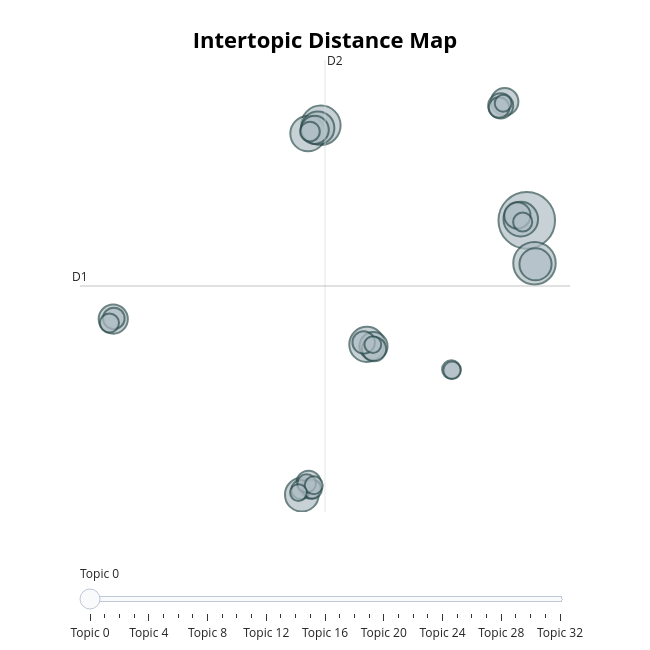

Notebook source saved alongside this figure:
### Code cell
# Visualising the topics for the english model

english_topic_model.visualize_topics()

### Figure 1 — Plotly figure (JSON) as saved in the notebook; plotly's stock layout.template omitted (floating-point values rounded to 4 significant figures)
{"data": [{"customdata": [[0, "rooms | bedrooms | bedroom | room | livingroom", 158], [1, "age | older | thirteen | old | younger", 89], [2, "asking | ask | questions | asked | okay", 77], [3, "yes | no | not |  | ", 62], [4, "weekend | weekends | friday | saturday | sunday", 61], [5, "family | sisters | brothers | sister | cousins", 59], [6, "spanish | language | languages | catalan | speak", 56], [7, "did | no | okay | understand | do", 54], [8, "thirty | twenty | fifteen | twentyfive | five", 51], [9, "school | teachers | do | about | okay", 42], [10, "okay | fine | good | well | now", 39], [11, "doing | hobbies | hours | hobby | lexpressi", 39], [12, "leaving | ten | afternoon | school | eleven", 37], [13, "with | parents | mother | and | dad", 34], [14, "morning | arrive | early | arrived | today", 31], [15, "school | finish | doing | going | lunch", 29], [16, "uhhuh | village | away | place | where", 29], [17, "football | play | sports | playing | sport", 25], [18, "tagrada | xador | tagged | tagraden | parcdelescorxador", 23], [19, "afternoon | time | today | morning | tuesday", 21], [20, "yeah | yes |  |  | ", 19], [21, "catalan | barcelona | spain | spanish | madrid", 19], [22, "english | in | word | court | parents", 18], [23, "academia | scholarship | university | phd | studying", 18], [24, "street | barcelona | where | bilbao | outside", 18], [25, "house | home | people | many | three", 18], [26, "where | live | you | in | do", 17], [27, "went | bus | walking | go | walk", 17], [28, "casa | dinar | lunch | home | house", 16], [29, "home | house | where | at | doing", 15], [30, "morning | lunch | breakfast | arrive | school", 14], [31, "television | tv | watching | cinema | studying", 14], [32, "teacher | classroom | teach | english | speak", 14]], "hovertemplate": "<b>Topic %{customdata[0]}</b><br>%{customdata[1]}<br>Size: %{customdata[2]}", "legendgroup": "", "marker": {"color": "#B0BEC5", "line": {"color": "DarkSlateGrey", "width": 2}, "size": [158, 89, 77, 62, 61, 59, 56, 54, 51, 42, 39, 39, 37, 34, 31, 29, 29, 25, 23, 21, 19, 19, 18, 18, 18, 18, 17, 17, 16, 15, 14, 14, 14], "sizemode": "area", "sizeref": 0.09875, "symbol": "circle"}, "mode": "markers", "name": "", "orientation": "v", "showlegend": false, "type": "scatter", "x": [18.21, 18.84, 1.256, 0.2006, 5.044, 17.72, -0.3109, 1.009, 18.93, -15.84, 0.7536, 5.591, 16.39, 17.44, 16.06, 5.636, 0.2466, 4.783, -15.79, 15.93, 0.3607, 0.4083, -0.3894, -16.15, 0.5531, 17.87, 0.08782, 12.0, 0.674, 12.06, 16.27, 5.538, -0.5835], "xaxis": "x", "y": [12.52, 9.15, 20.0, 19.35, 2.753, 12.61, -9.075, 19.79, 9.066, 4.751, 19.64, 2.62, 21.86, 12.91, 21.53, 2.386, -8.142, 2.911, 4.8, 21.4, 19.51, -8.611, -8.679, 4.437, -8.649, 12.4, -8.187, 0.7791, -8.329, 0.7196, 21.73, 2.742, -8.909], "yaxis": "y"}], "layout": {"annotations": [{"showarrow": false, "text": "D1", "x": -18.57, "y": 7.352, "yshift": 10}, {"showarrow": false, "text": "D2", "x": 1.598, "xshift": 10, "y": 25.14}], "height": 650, "hoverlabel": {"bgcolor": "white", "font": {"family": "Rockwell", "size": 16}}, "legend": {"itemsizing": "constant", "tracegroupgap": 0}, "margin": {"t": 60}, "shapes": [{"line": {"color": "#CFD8DC", "width": 2}, "type": "line", "x0": 1.598, "x1": 1.598, "y0": -10.44, "y1": 25.14}, {"line": {"color": "#9E9E9E", "width": 2}, "type": "line", "x0": -18.57, "x1": 21.77, "y0": 7.352, "y1": 7.352}], "sliders": [{"active": 0, "pad": {"t": 50}, "steps": [{"args": [{"marker.color": [["red", "#B0BEC5", "#B0BEC5", "#B0BEC5", "#B0BEC5", "#B0BEC5", "#B0BEC5", "#B0BEC5", "#B0BEC5", "#B0BEC5", "#B0BEC5", "#B0BEC5", "#B0BEC5", "#B0BEC5", "#B0BEC5", "#B0BEC5", "#B0BEC5", "#B0BEC5", "#B0BEC5", "#B0BEC5", "#B0BEC5", "#B0BEC5", "#B0BEC5", "#B0BEC5", "#B0BEC5", "#B0BEC5", "#B0BEC5", "#B0BEC5", "#B0BEC5", "#B0BEC5", "#B0BEC5", "#B0BEC5", "#B0BEC5"]]}], "label": "Topic 0", "method": "update"}, {"args": [{"marker.color": [["#B0BEC5", "red", "#B0BEC5", "#B0BEC5", "#B0BEC5", "#B0BEC5", "#B0BEC5", "#B0BEC5", "#B0BEC5", "#B0BEC5", "#B0BEC5", "#B0BEC5", "#B0BEC5", "#B0BEC5", "#B0BEC5", "#B0BEC5", "#B0BEC5", "#B0BEC5", "#B0BEC5", "#B0BEC5", "#B0BEC5", "#B0BEC5", "#B0BEC5", "#B0BEC5", "#B0BEC5", "#B0BEC5", "#B0BEC5", "#B0BEC5", "#B0BEC5", "#B0BEC5", "#B0BEC5", "#B0BEC5", "#B0BEC5"]]}], "label": "Topic 1", "method": "update"}, {"args": [{"marker.color": [["#B0BEC5", "#B0BEC5", "red", "#B0BEC5", "#B0BEC5", "#B0BEC5", "#B0BEC5", "#B0BEC5", "#B0BEC5", "#B0BEC5", "#B0BEC5", "#B0BEC5", "#B0BEC5", "#B0BEC5", "#B0BEC5", "#B0BEC5", "#B0BEC5", "#B0BEC5", "#B0BEC5", "#B0BEC5", "#B0BEC5", "#B0BEC5", "#B0BEC5", "#B0BEC5", "#B0BEC5", "#B0BEC5", "#B0BEC5", "#B0BEC5", "#B0BEC5", "#B0BEC5", "#B0BEC5", "#B0BEC5", "#B0BEC5"]]}], "label": "Topic 2", "method": "update"}, {"args": [{"marker.color": [["#B0BEC5", "#B0BEC5", "#B0BEC5", "red", "#B0BEC5", "#B0BEC5", "#B0BEC5", "#B0BEC5", "#B0BEC5", "#B0BEC5", "#B0BEC5", "#B0BEC5", "#B0BEC5", "#B0BEC5", "#B0BEC5", "#B0BEC5", "#B0BEC5", "#B0BEC5", "#B0BEC5", "#B0BEC5", "#B0BEC5", "#B0BEC5", "#B0BEC5", "#B0BEC5", "#B0BEC5", "#B0BEC5", "#B0BEC5", "#B0BEC5", "#B0BEC5", "#B0BEC5", "#B0BEC5", "#B0BEC5", "#B0BEC5"]]}], "label": "Topic 3", "method": "update"}, {"args": [{"marker.color": [["#B0BEC5", "#B0BEC5", "#B0BEC5", "#B0BEC5", "red", "#B0BEC5", "#B0BEC5", "#B0BEC5", "#B0BEC5", "#B0BEC5", "#B0BEC5", "#B0BEC5", "#B0BEC5", "#B0BEC5", "#B0BEC5", "#B0BEC5", "#B0BEC5", "#B0BEC5", "#B0BEC5", "#B0BEC5", "#B0BEC5", "#B0BEC5", "#B0BEC5", "#B0BEC5", "#B0BEC5", "#B0BEC5", "#B0BEC5", "#B0BEC5", "#B0BEC5", "#B0BEC5", "#B0BEC5", "#B0BEC5", "#B0BEC5"]]}], "label": "Topic 4", "method": "update"}, {"args": [{"marker.color": [["#B0BEC5", "#B0BEC5", "#B0BEC5", "#B0BEC5", "#B0BEC5", "red", "#B0BEC5", "#B0BEC5", "#B0BEC5", "#B0BEC5", "#B0BEC5", "#B0BEC5", "#B0BEC5", "#B0BEC5", "#B0BEC5", "#B0BEC5", "#B0BEC5", "#B0BEC5", "#B0BEC5", "#B0BEC5", "#B0BEC5", "#B0BEC5", "#B0BEC5", "#B0BEC5", "#B0BEC5", "#B0BEC5", "#B0BEC5", "#B0BEC5", "#B0BEC5", "#B0BEC5", "#B0BEC5", "#B0BEC5", "#B0BEC5"]]}], "label": "Topic 5", "method": "update"}, {"args": [{"marker.color": [["#B0BEC5", "#B0BEC5", "#B0BEC5", "#B0BEC5", "#B0BEC5", "#B0BEC5", "red", "#B0BEC5", "#B0BEC5", "#B0BEC5", "#B0BEC5", "#B0BEC5", "#B0BEC5", "#B0BEC5", "#B0BEC5", "#B0BEC5", "#B0BEC5", "#B0BEC5", "#B0BEC5", "#B0BEC5", "#B0BEC5", "#B0BEC5", "#B0BEC5", "#B0BEC5", "#B0BEC5", "#B0BEC5", "#B0BEC5", "#B0BEC5", "#B0BEC5", "#B0BEC5", "#B0BEC5", "#B0BEC5", "#B0BEC5"]]}], "label": "Topic 6", "method": "update"}, {"args": [{"marker.color": [["#B0BEC5", "#B0BEC5", "#B0BEC5", "#B0BEC5", "#B0BEC5", "#B0BEC5", "#B0BEC5", "red", "#B0BEC5", "#B0BEC5", "#B0BEC5", "#B0BEC5", "#B0BEC5", "#B0BEC5", "#B0BEC5", "#B0BEC5", "#B0BEC5", "#B0BEC5", "#B0BEC5", "#B0BEC5", "#B0BEC5", "#B0BEC5", "#B0BEC5", "#B0BEC5", "#B0BEC5", "#B0BEC5", "#B0BEC5", "#B0BEC5", "#B0BEC5", "#B0BEC5", "#B0BEC5", "#B0BEC5", "#B0BEC5"]]}], "label": "Topic 7", "method": "update"}, {"args": [{"marker.color": [["#B0BEC5", "#B0BEC5", "#B0BEC5", "#B0BEC5", "#B0BEC5", "#B0BEC5", "#B0BEC5", "#B0BEC5", "red", "#B0BEC5", "#B0BEC5", "#B0BEC5", "#B0BEC5", "#B0BEC5", "#B0BEC5", "#B0BEC5", "#B0BEC5", "#B0BEC5", "#B0BEC5", "#B0BEC5", "#B0BEC5", "#B0BEC5", "#B0BEC5", "#B0BEC5", "#B0BEC5", "#B0BEC5", "#B0BEC5", "#B0BEC5", "#B0BEC5", "#B0BEC5", "#B0BEC5", "#B0BEC5", "#B0BEC5"]]}], "label": "Topic 8", "method": "update"}, {"args": [{"marker.color": [["#B0BEC5", "#B0BEC5", "#B0BEC5", "#B0BEC5", "#B0BEC5", "#B0BEC5", "#B0BEC5", "#B0BEC5", "#B0BEC5", "red", "#B0BEC5", "#B0BEC5", "#B0BEC5", "#B0BEC5", "#B0BEC5", "#B0BEC5", "#B0BEC5", "#B0BEC5", "#B0BEC5", "#B0BEC5", "#B0BEC5", "#B0BEC5", "#B0BEC5", "#B0BEC5", "#B0BEC5", "#B0BEC5", "#B0BEC5", "#B0BEC5", "#B0BEC5", "#B0BEC5", "#B0BEC5", "#B0BEC5", "#B0BEC5"]]}], "label": "Topic 9", "method": "update"}, {"args": [{"marker.color": [["#B0BEC5", "#B0BEC5", "#B0BEC5", "#B0BEC5", "#B0BEC5", "#B0BEC5", "#B0BEC5", "#B0BEC5", "#B0BEC5", "#B0BEC5", "red", "#B0BEC5", "#B0BEC5", "#B0BEC5", "#B0BEC5", "#B0BEC5", "#B0BEC5", "#B0BEC5", "#B0BEC5", "#B0BEC5", "#B0BEC5", "#B0BEC5", "#B0BEC5", "#B0BEC5", "#B0BEC5", "#B0BEC5", "#B0BEC5", "#B0BEC5", "#B0BEC5", "#B0BEC5", "#B0BEC5", "#B0BEC5", "#B0BEC5"]]}], "label": "Topic 10", "method": "update"}, {"args": [{"marker.color": [["#B0BEC5", "#B0BEC5", "#B0BEC5", "#B0BEC5", "#B0BEC5", "#B0BEC5", "#B0BEC5", "#B0BEC5", "#B0BEC5", "#B0BEC5", "#B0BEC5", "red", "#B0BEC5", "#B0BEC5", "#B0BEC5", "#B0BEC5", "#B0BEC5", "#B0BEC5", "#B0BEC5", "#B0BEC5", "#B0BEC5", "#B0BEC5", "#B0BEC5", "#B0BEC5", "#B0BEC5", "#B0BEC5", "#B0BEC5", "#B0BEC5", "#B0BEC5", "#B0BEC5", "#B0BEC5", "#B0BEC5", "#B0BEC5"]]}], "label": "Topic 11", "method": "update"}, {"args": [{"marker.color": [["#B0BEC5", "#B0BEC5", "#B0BEC5", "#B0BEC5", "#B0BEC5", "#B0BEC5", "#B0BEC5", "#B0BEC5", "#B0BEC5", "#B0BEC5", "#B0BEC5", "#B0BEC5", "red", "#B0BEC5", "#B0BEC5", "#B0BEC5", "#B0BEC5", "#B0BEC5", "#B0BEC5", "#B0BEC5", "#B0BEC5", "#B0BEC5", "#B0BEC5", "#B0BEC5", "#B0BEC5", "#B0BEC5", "#B0BEC5", "#B0BEC5", "#B0BEC5", "#B0BEC5", "#B0BEC5", "#B0BEC5", "#B0BEC5"]]}], "label": "Topic 12", "method": "update"}, {"args": [{"marker.color": [["#B0BEC5", "#B0BEC5", "#B0BEC5", "#B0BEC5", "#B0BEC5", "#B0BEC5", "#B0BEC5", "#B0BEC5", "#B0BEC5", "#B0BEC5", "#B0BEC5", "#B0BEC5", "#B0BEC5", "red", "#B0BEC5", "#B0BEC5", "#B0BEC5", "#B0BEC5", "#B0BEC5", "#B0BEC5", "#B0BEC5", "#B0BEC5", "#B0BEC5", "#B0BEC5", "#B0BEC5", "#B0BEC5", "#B0BEC5", "#B0BEC5", "#B0BEC5", "#B0BEC5", "#B0BEC5", "#B0BEC5", "#B0BEC5"]]}], "label": "Topic 13", "method": "update"}, {"args": [{"marker.color": [["#B0BEC5", "#B0BEC5", "#B0BEC5", "#B0BEC5", "#B0BEC5", "#B0BEC5", "#B0BEC5", "#B0BEC5", "#B0BEC5", "#B0BEC5", "#B0BEC5", "#B0BEC5", "#B0BEC5", "#B0BEC5", "red", "#B0BEC5", "#B0BEC5", "#B0BEC5", "#B0BEC5", "#B0BEC5", "#B0BEC5", "#B0BEC5", "#B0BEC5", "#B0BEC5", "#B0BEC5", "#B0BEC5", "#B0BEC5", "#B0BEC5", "#B0BEC5", "#B0BEC5", "#B0BEC5", "#B0BEC5", "#B0BEC5"]]}], "label": "Topic 14", "method": "update"}, {"args": [{"marker.color": [["#B0BEC5", "#B0BEC5", "#B0BEC5", "#B0BEC5", "#B0BEC5", "#B0BEC5", "#B0BEC5", "#B0BEC5", "#B0BEC5", "#B0BEC5", "#B0BEC5", "#B0BEC5", "#B0BEC5", "#B0BEC5", "#B0BEC5", "red", "#B0BEC5", "#B0BEC5", "#B0BEC5", "#B0BEC5", "#B0BEC5", "#B0BEC5", "#B0BEC5", "#B0BEC5", "#B0BEC5", "#B0BEC5", "#B0BEC5", "#B0BEC5", "#B0BEC5", "#B0BEC5", "#B0BEC5", "#B0BEC5", "#B0BEC5"]]}], "label": "Topic 15", "method": "update"}, {"args": [{"marker.color": [["#B0BEC5", "#B0BEC5", "#B0BEC5", "#B0BEC5", "#B0BEC5", "#B0BEC5", "#B0BEC5", "#B0BEC5", "#B0BEC5", "#B0BEC5", "#B0BEC5", "#B0BEC5", "#B0BEC5", "#B0BEC5", "#B0BEC5", "#B0BEC5", "red", "#B0BEC5", "#B0BEC5", "#B0BEC5", "#B0BEC5", "#B0BEC5", "#B0BEC5", "#B0BEC5", "#B0BEC5", "#B0BEC5", "#B0BEC5", "#B0BEC5", "#B0BEC5", "#B0BEC5", "#B0BEC5", "#B0BEC5", "#B0BEC5"]]}], "label": "Topic 16", "method": "update"}, {"args": [{"marker.color": [["#B0BEC5", "#B0BEC5", "#B0BEC5", "#B0BEC5", "#B0BEC5", "#B0BEC5", "#B0BEC5", "#B0BEC5", "#B0BEC5", "#B0BEC5", "#B0BEC5", "#B0BEC5", "#B0BEC5", "#B0BEC5", "#B0BEC5", "#B0BEC5", "#B0BEC5", "red", "#B0BEC5", "#B0BEC5", "#B0BEC5", "#B0BEC5", "#B0BEC5", "#B0BEC5", "#B0BEC5", "#B0BEC5", "#B0BEC5", "#B0BEC5", "#B0BEC5", "#B0BEC5", "#B0BEC5", "#B0BEC5", "#B0BEC5"]]}], "label": "Topic 17", "method": "update"}, {"args": [{"marker.color": [["#B0BEC5", "#B0BEC5", "#B0BEC5", "#B0BEC5", "#B0BEC5", "#B0BEC5", "#B0BEC5", "#B0BEC5", "#B0BEC5", "#B0BEC5", "#B0BEC5", "#B0BEC5", "#B0BEC5", "#B0BEC5", "#B0BEC5", "#B0BEC5", "#B0BEC5", "#B0BEC5", "red", "#B0BEC5", "#B0BEC5", "#B0BEC5", "#B0BEC5", "#B0BEC5", "#B0BEC5", "#B0BEC5", "#B0BEC5", "#B0BEC5", "#B0BEC5", "#B0BEC5", "#B0BEC5", "#B0BEC5", "#B0BEC5"]]}], "label": "Topic 18", "method": "update"}, {"args": [{"marker.color": [["#B0BEC5", "#B0BEC5", "#B0BEC5", "#B0BEC5", "#B0BEC5", "#B0BEC5", "#B0BEC5", "#B0BEC5", "#B0BEC5", "#B0BEC5", "#B0BEC5", "#B0BEC5", "#B0BEC5", "#B0BEC5", "#B0BEC5", "#B0BEC5", "#B0BEC5", "#B0BEC5", "#B0BEC5", "red", "#B0BEC5", "#B0BEC5", "#B0BEC5", "#B0BEC5", "#B0BEC5", "#B0BEC5", "#B0BEC5", "#B0BEC5", "#B0BEC5", "#B0BEC5", "#B0BEC5", "#B0BEC5", "#B0BEC5"]]}], "label": "Topic 19", "method": "update"}, {"args": [{"marker.color": [["#B0BEC5", "#B0BEC5", "#B0BEC5", "#B0BEC5", "#B0BEC5", "#B0BEC5", "#B0BEC5", "#B0BEC5", "#B0BEC5", "#B0BEC5", "#B0BEC5", "#B0BEC5", "#B0BEC5", "#B0BEC5", "#B0BEC5", "#B0BEC5", "#B0BEC5", "#B0BEC5", "#B0BEC5", "#B0BEC5", "red", "#B0BEC5", "#B0BEC5", "#B0BEC5", "#B0BEC5", "#B0BEC5", "#B0BEC5", "#B0BEC5", "#B0BEC5", "#B0BEC5", "#B0BEC5", "#B0BEC5", "#B0BEC5"]]}], "label": "Topic 20", "method": "update"}, {"args": [{"marker.color": [["#B0BEC5", "#B0BEC5", "#B0BEC5", "#B0BEC5", "#B0BEC5", "#B0BEC5", "#B0BEC5", "#B0BEC5", "#B0BEC5", "#B0BEC5", "#B0BEC5", "#B0BEC5", "#B0BEC5", "#B0BEC5", "#B0BEC5", "#B0BEC5", "#B0BEC5", "#B0BEC5", "#B0BEC5", "#B0BEC5", "#B0BEC5", "red", "#B0BEC5", "#B0BEC5", "#B0BEC5", "#B0BEC5", "#B0BEC5", "#B0BEC5", "#B0BEC5", "#B0BEC5", "#B0BEC5", "#B0BEC5", "#B0BEC5"]]}], "label": "Topic 21", "method": "update"}, {"args": [{"marker.color": [["#B0BEC5", "#B0BEC5", "#B0BEC5", "#B0BEC5", "#B0BEC5", "#B0BEC5", "#B0BEC5", "#B0BEC5", "#B0BEC5", "#B0BEC5", "#B0BEC5", "#B0BEC5", "#B0BEC5", "#B0BEC5", "#B0BEC5", "#B0BEC5", "#B0BEC5", "#B0BEC5", "#B0BEC5", "#B0BEC5", "#B0BEC5", "#B0BEC5", "red", "#B0BEC5", "#B0BEC5", "#B0BEC5", "#B0BEC5", "#B0BEC5", "#B0BEC5", "#B0BEC5", "#B0BEC5", "#B0BEC5", "#B0BEC5"]]}], "label": "Topic 22", "method": "update"}, {"args": [{"marker.color": [["#B0BEC5", "#B0BEC5", "#B0BEC5", "#B0BEC5", "#B0BEC5", "#B0BEC5", "#B0BEC5", "#B0BEC5", "#B0BEC5", "#B0BEC5", "#B0BEC5", "#B0BEC5", "#B0BEC5", "#B0BEC5", "#B0BEC5", "#B0BEC5", "#B0BEC5", "#B0BEC5", "#B0BEC5", "#B0BEC5", "#B0BEC5", "#B0BEC5", "#B0BEC5", "red", "#B0BEC5", "#B0BEC5", "#B0BEC5", "#B0BEC5", "#B0BEC5", "#B0BEC5", "#B0BEC5", "#B0BEC5", "#B0BEC5"]]}], "label": "Topic 23", "method": "update"}, {"args": [{"marker.color": [["#B0BEC5", "#B0BEC5", "#B0BEC5", "#B0BEC5", "#B0BEC5", "#B0BEC5", "#B0BEC5", "#B0BEC5", "#B0BEC5", "#B0BEC5", "#B0BEC5", "#B0BEC5", "#B0BEC5", "#B0BEC5", "#B0BEC5", "#B0BEC5", "#B0BEC5", "#B0BEC5", "#B0BEC5", "#B0BEC5", "#B0BEC5", "#B0BEC5", "#B0BEC5", "#B0BEC5", "red", "#B0BEC5", "#B0BEC5", "#B0BEC5", "#B0BEC5", "#B0BEC5", "#B0BEC5", "#B0BEC5", "#B0BEC5"]]}], "label": "Topic 24", "method": "update"}, {"args": [{"marker.color": [["#B0BEC5", "#B0BEC5", "#B0BEC5", "#B0BEC5", "#B0BEC5", "#B0BEC5", "#B0BEC5", "#B0BEC5", "#B0BEC5", "#B0BEC5", "#B0BEC5", "#B0BEC5", "#B0BEC5", "#B0BEC5", "#B0BEC5", "#B0BEC5", "#B0BEC5", "#B0BEC5", "#B0BEC5", "#B0BEC5", "#B0BEC5", "#B0BEC5", "#B0BEC5", "#B0BEC5", "#B0BEC5", "red", "#B0BEC5", "#B0BEC5", "#B0BEC5", "#B0BEC5", "#B0BEC5", "#B0BEC5", "#B0BEC5"]]}], "label": "Topic 25", "method": "update"}, {"args": [{"marker.color": [["#B0BEC5", "#B0BEC5", "#B0BEC5", "#B0BEC5", "#B0BEC5", "#B0BEC5", "#B0BEC5", "#B0BEC5", "#B0BEC5", "#B0BEC5", "#B0BEC5", "#B0BEC5", "#B0BEC5", "#B0BEC5", "#B0BEC5", "#B0BEC5", "#B0BEC5", "#B0BEC5", "#B0BEC5", "#B0BEC5", "#B0BEC5", "#B0BEC5", "#B0BEC5", "#B0BEC5", "#B0BEC5", "#B0BEC5", "red", "#B0BEC5", "#B0BEC5", "#B0BEC5", "#B0BEC5", "#B0BEC5", "#B0BEC5"]]}], "label": "Topic 26", "method": "update"}, {"args": [{"marker.color": [["#B0BEC5", "#B0BEC5", "#B0BEC5", "#B0BEC5", "#B0BEC5", "#B0BEC5", "#B0BEC5", "#B0BEC5", "#B0BEC5", "#B0BEC5", "#B0BEC5", "#B0BEC5", "#B0BEC5", "#B0BEC5", "#B0BEC5", "#B0BEC5", "#B0BEC5", "#B0BEC5", "#B0BEC5", "#B0BEC5", "#B0BEC5", "#B0BEC5", "#B0BEC5", "#B0BEC5", "#B0BEC5", "#B0BEC5", "#B0BEC5", "red", "#B0BEC5", "#B0BEC5", "#B0BEC5", "#B0BEC5", "#B0BEC5"]]}], "label": "Topic 27", "method": "update"}, {"args": [{"marker.color": [["#B0BEC5", "#B0BEC5", "#B0BEC5", "#B0BEC5", "#B0BEC5", "#B0BEC5", "#B0BEC5", "#B0BEC5", "#B0BEC5", "#B0BEC5", "#B0BEC5", "#B0BEC5", "#B0BEC5", "#B0BEC5", "#B0BEC5", "#B0BEC5", "#B0BEC5", "#B0BEC5", "#B0BEC5", "#B0BEC5", "#B0BEC5", "#B0BEC5", "#B0BEC5", "#B0BEC5", "#B0BEC5", "#B0BEC5", "#B0BEC5", "#B0BEC5", "red", "#B0BEC5", "#B0BEC5", "#B0BEC5", "#B0BEC5"]]}], "label": "Topic 28", "method": "update"}, {"args": [{"marker.color": [["#B0BEC5", "#B0BEC5", "#B0BEC5", "#B0BEC5", "#B0BEC5", "#B0BEC5", "#B0BEC5", "#B0BEC5", "#B0BEC5", "#B0BEC5", "#B0BEC5", "#B0BEC5", "#B0BEC5", "#B0BEC5", "#B0BEC5", "#B0BEC5", "#B0BEC5", "#B0BEC5", "#B0BEC5", "#B0BEC5", "#B0BEC5", "#B0BEC5", "#B0BEC5", "#B0BEC5", "#B0BEC5", "#B0BEC5", "#B0BEC5", "#B0BEC5", "#B0BEC5", "red", "#B0BEC5", "#B0BEC5", "#B0BEC5"]]}], "label": "Topic 29", "method": "update"}, {"args": [{"marker.color": [["#B0BEC5", "#B0BEC5", "#B0BEC5", "#B0BEC5", "#B0BEC5", "#B0BEC5", "#B0BEC5", "#B0BEC5", "#B0BEC5", "#B0BEC5", "#B0BEC5", "#B0BEC5", "#B0BEC5", "#B0BEC5", "#B0BEC5", "#B0BEC5", "#B0BEC5", "#B0BEC5", "#B0BEC5", "#B0BEC5", "#B0BEC5", "#B0BEC5", "#B0BEC5", "#B0BEC5", "#B0BEC5", "#B0BEC5", "#B0BEC5", "#B0BEC5", "#B0BEC5", "#B0BEC5", "red", "#B0BEC5", "#B0BEC5"]]}], "label": "Topic 30", "method": "update"}, {"args": [{"marker.color": [["#B0BEC5", "#B0BEC5", "#B0BEC5", "#B0BEC5", "#B0BEC5", "#B0BEC5", "#B0BEC5", "#B0BEC5", "#B0BEC5", "#B0BEC5", "#B0BEC5", "#B0BEC5", "#B0BEC5", "#B0BEC5", "#B0BEC5", "#B0BEC5", "#B0BEC5", "#B0BEC5", "#B0BEC5", "#B0BEC5", "#B0BEC5", "#B0BEC5", "#B0BEC5", "#B0BEC5", "#B0BEC5", "#B0BEC5", "#B0BEC5", "#B0BEC5", "#B0BEC5", "#B0BEC5", "#B0BEC5", "red", "#B0BEC5"]]}], "label": "Topic 31", "method": "update"}, {"args": [{"marker.color": [["#B0BEC5", "#B0BEC5", "#B0BEC5", "#B0BEC5", "#B0BEC5", "#B0BEC5", "#B0BEC5", "#B0BEC5", "#B0BEC5", "#B0BEC5", "#B0BEC5", "#B0BEC5", "#B0BEC5", "#B0BEC5", "#B0BEC5", "#B0BEC5", "#B0BEC5", "#B0BEC5", "#B0BEC5", "#B0BEC5", "#B0BEC5", "#B0BEC5", "#B0BEC5", "#B0BEC5", "#B0BEC5", "#B0BEC5", "#B0BEC5", "#B0BEC5", "#B0BEC5", "#B0BEC5", "#B0BEC5", "#B0BEC5", "red"]]}], "label": "Topic 32", "method": "update"}]}], "title": {"font": {"color": "Black", "size": 22}, "text": "<b>Intertopic Distance Map</b>", "x": 0.5, "xanchor": "center", "y": 0.95, "yanchor": "top"}, "width": 650, "xaxis": {"anchor": "y", "domain": [0, 1], "range": [-18.57, 21.77], "title": {"text": ""}, "visible": false}, "yaxis": {"anchor": "x", "domain": [0, 1], "range": [-10.44, 25.14], "title": {"text": ""}, "visible": false}}}
